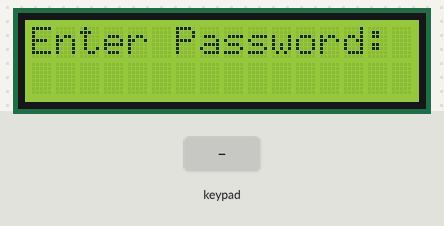
A sketch run on a simulated Arduino Uno, built with avr-gcc and run on an emulated ATmega328P. On the bench: 16×2 character LCD. Inputs (shaded band) come from the test bench.

Above: at 1.2 s.
1.3 s: keypad keys 1 2 3 4 # pressed 0.4 s apart
At 3.4 s:
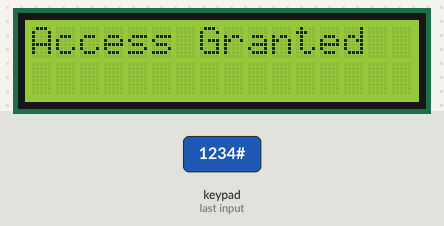
6.3 s: key 'A' pressed
At 7.0 s:
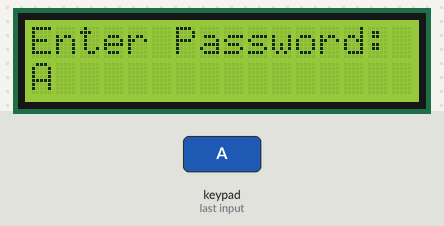
7.8 s: key 'B' pressed
At 8.2 s:
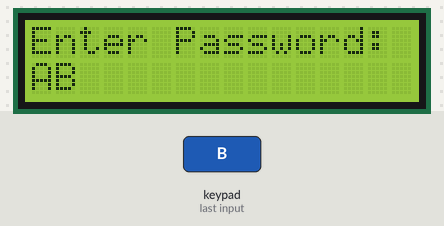
9.3 s: keypad keys 1 2 3 4 A pressed 0.4 s apart
At 11.8 s:
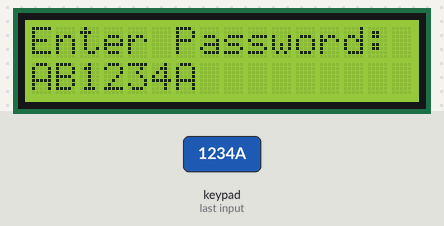
12.8 s: key 'C' pressed
At 13.3 s:
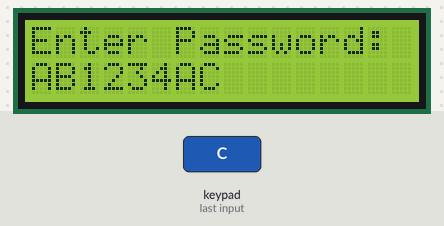
14.3 s: keypad keys 1 2 3 4 D pressed 0.4 s apart
At 16.8 s:
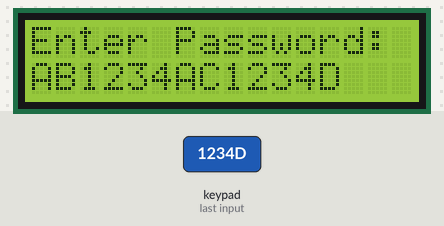
Timing chart, 0 to 18.3 s (numbered marks = the images above; inputs shaded):
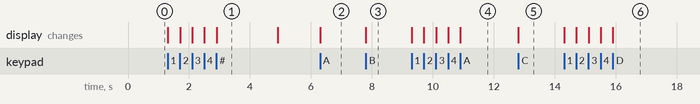

Measured:
- after the input at 1.3 s, the display: first changes at once (image 1 shows a later state)
- after the input at 6.3 s, the display: changes at once (image 2)
- after the input at 7.8 s, the display: changes at once (image 3)
- after the input at 9.3 s, the display: first changes at once (image 4 shows a later state)
- after the input at 12.8 s, the display: changes at once (image 5)
- after the input at 14.3 s, the display: first changes at once (image 6 shows a later state)
- what the display in image 1 shows lasts 2.0 s, from 2.9 s to 4.9 s

The sketch:

password_lock.ino
```cpp
#include <Keypad.h>
#include <LiquidCrystal.h>

// LCD pins (RS, E, D4, D5, D6, D7)
LiquidCrystal lcd(12, 11, 5, 4, 3, 2);

// keypad setup
const byte ROWS = 4;
const byte COLS = 4;

char keys[ROWS][COLS] = {
  {'1','2','3','A'},
  {'4','5','6','B'},
  {'7','8','9','C'},
  {'*','0','#','D'}
};

byte rowPins[ROWS] = {9, 8, 7, 6};
byte colPins[COLS] = {A0, A1, A2, A3};

Keypad keypad = Keypad(makeKeymap(keys), rowPins, colPins, ROWS, COLS);

String password = "1234";
String input = "";

void setup() {
  lcd.begin(16, 2);
  lcd.print("Enter Password:");
}

void loop() {

  char key = keypad.getKey();

  if (key) {

    if (key == '#') {   // submit button

      lcd.clear();

      if (input == password) {
        lcd.print("Access Granted");
      } else {
        lcd.print("Wrong Password");
      }

      delay(2000);
      input = "";
      lcd.clear();
      lcd.print("Enter Password:");

    }
    else if (key == '*') {
      input = ""; // reset input
      lcd.clear();
      lcd.print("Enter Password:");
    }
    else {
      input += key;
      lcd.setCursor(0, 1);
      lcd.print(input);
    }
  }
}
```
